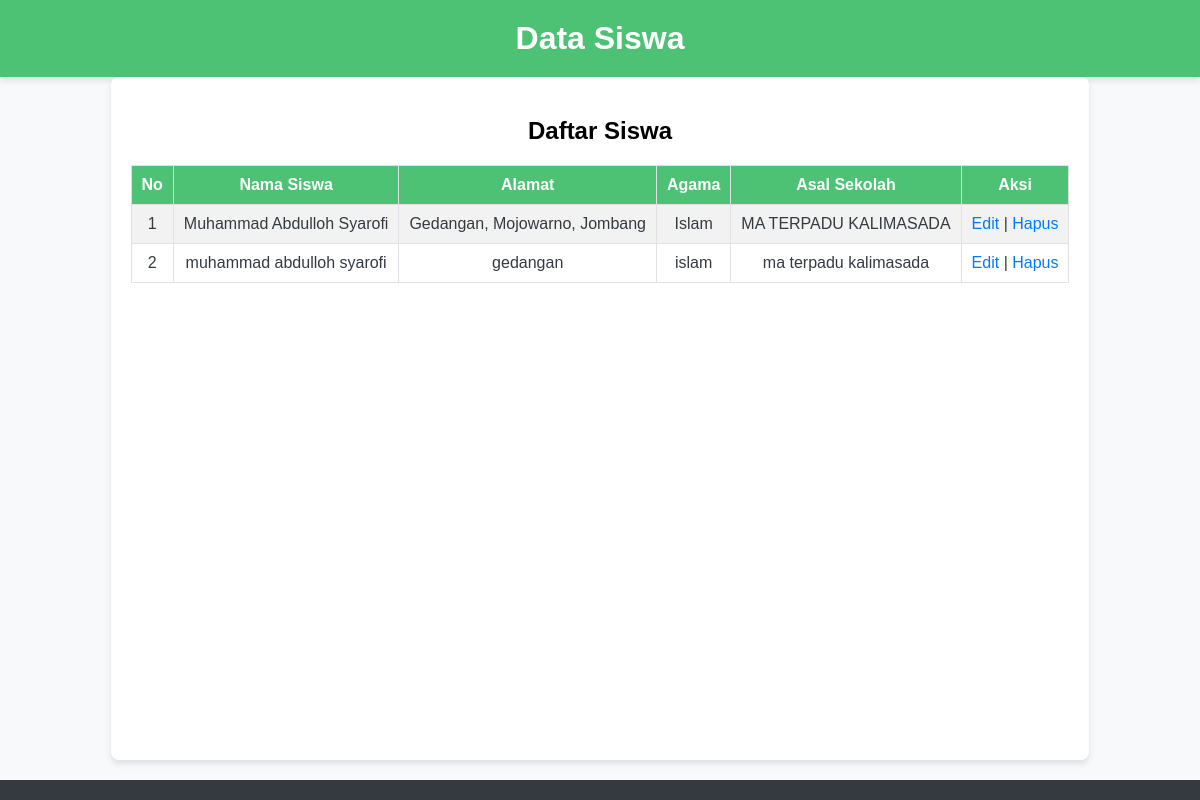
Page /data_siswa.php on the committed database.
### tables this page shows
CREATE TABLE `data_siswa` (
  `id_siswa` int(11) NOT NULL,
  `nama_siswa` varchar(50) NOT NULL,
  `alamat_siswa` varchar(300) NOT NULL,
  `jk_siswa` varchar(30) NOT NULL,
  `agama_siswa` varchar(20) NOT NULL,
  `asal_sekolah` varchar(100) NOT NULL
);

### data_siswa.php (the view, shortened to what this page needs)
<?php
include 'koneksi.php';
?>
<!DOCTYPE html>
<html lang="en">
<head>
</head>
<body>
    <header>
        <h1>Data Siswa</h1>
    </header>
    <div class="container">
        <h2>Daftar Siswa</h2>
        <table>
            <tr>
                <th>No</th>
                <th>Nama Siswa</th>
                <th>Alamat</th>
                <th>Agama</th>
                <th>Asal Sekolah</th>
                <th>Aksi</th>
            </tr>
        <?php
        $no = 1;
        $query = mysqli_query($conn, "SELECT * FROM data_siswa");
        while ($data = mysqli_fetch_array($query)) {
        ?>
            <tr>
                <td><?php echo $no++; ?></td>
                <td><?php echo $data['nama_siswa']; ?></td>
                <td><?php echo $data['alamat_siswa']; ?></td>
                <td><?php echo $data['agama_siswa']; ?></td>
                <td><?php echo $data['asal_sekolah']; ?></td>
                <td>
                    <a href="">Edit</a> |
                    <a href="">Hapus</a>
                </td>
            </tr>
        <?php
        }
        ?>
        </table>
    </div>
    <footer>
    </footer>
</body>
</html>

### data_siswa.php (style rules this page uses)
html, body { height: 100%; margin: 0; padding: 0; }
body { font-family: Arial, sans-serif; background-color: #f8f9fa; color: #343a40; display: flex; flex-direction: column; }
header { background-color: #4EC274; color: #ffffff; padding: 20px; text-align: center; box-shadow: 0px 4px 6px rgba(0, 0, 0, 0.1); }
header h1 { margin: 0; font-size: 2rem; }
.container { padding: 20px; max-width: 1000px; margin: auto; background-color: #ffffff; box-shadow: 0px 4px 6px rgba(0, 0, 0, 0.1); border-radius: 8px; flex: 1; }
h2 { text-align: center; margin-bottom: 20px; font-size: 1.5rem; color: black; }
table { width: 100%; border-collapse: collapse; margin-bottom: 20px; }
table th, table td { border: 1px solid #dee2e6; padding: 10px; text-align: center; }
table th { background-color: #4EC274; color: #ffffff; }
table tr:nth-child(even) { background-color: #f2f2f2; }
a { text-decoration: none; color: #007bff; transition: color 0.3s; }
footer { margin-top: 20px; padding: 10px; background-color: #343a40; color: #ffffff; text-align: center; font-size: 0.9rem; }

### rows in the picture
data_siswa: nama_siswa "Muhammad Abdulloh Syarofi", alamat_siswa "Gedangan, Mojowarno, Jombang", agama_siswa "Islam", asal_sekolah "MA TERPADU KALIMASADA"
data_siswa: nama_siswa "muhammad abdulloh syarofi", alamat_siswa "gedangan", agama_siswa "islam", asal_sekolah "ma terpadu kalimasada"
